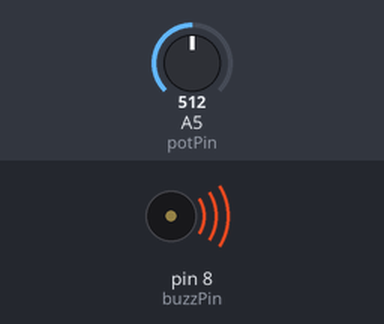
This sketch was run on a simulated Arduino Uno, built with avr-gcc and run on an emulated ATmega328P. Shown: buzzer (waves = sounding). Inputs (shaded band) come from the test bench; at power-on: A5 (potPin) = 512. What the sketch prints to the serial monitor is not drawn.

Above: at 0.1 s.
Timing chart, 0 to 1.6 s (numbered marks = the images above):
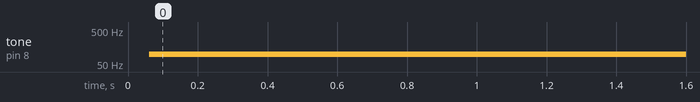

Measured:
- by itself, tone on pin 8 (buzzPin): silent → 96 Hz at 0.06 s

The sketch:

arduino_project_control_buzzer_frequency_with_potentimeter.ino
```cpp
int buzzPin = 8;
int potPin = A5;
int potVal;
int buzzTime;

void setup() {

  Serial.begin(9600);
  pinMode(buzzPin, OUTPUT);
  pinMode(potPin, INPUT);
}

void loop() {

  potVal = analogRead(potPin);
  Serial.println(potVal);

  buzzTime = (9940. / 1023.) * potVal + 60;

  digitalWrite(buzzPin, HIGH);
  delayMicroseconds(buzzTime);
  digitalWrite(buzzPin, LOW);
  delayMicroseconds(buzzTime);
}
```
